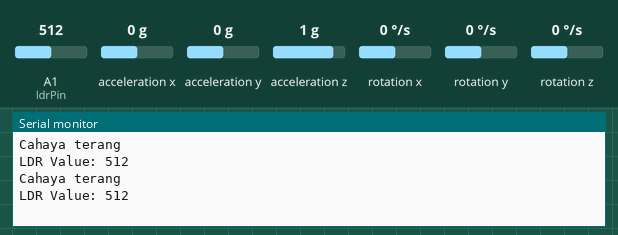
Recording of a sketch running on a simulated Arduino Uno, built with avr-gcc and run on an emulated ATmega328P. Shown: the last lines printed to the serial monitor. The inputs (shaded band) are chosen by the test bench; at power-on: rotation x 0 °/s, A1 (ldrPin) = 512, rotation y 0 °/s, acceleration x 0 g, acceleration y 0 g, acceleration z 1 g, rotation z 0 °/s.

Above: at 4.2 s.
4.3 s: rotation x set to -192 °/s
At 5.6 s:
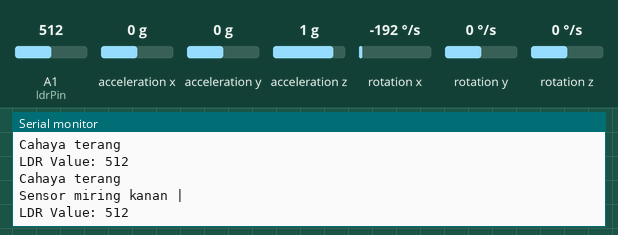
7.5 s: A1 (ldrPin) set to 490
At 8.8 s:
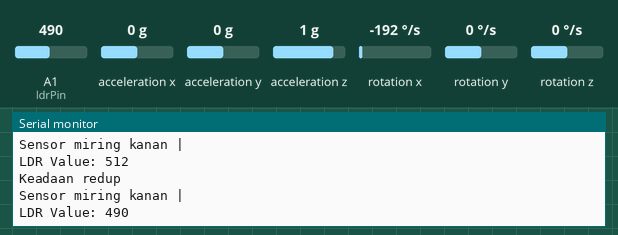
10.5 s: rotation x set to 100 °/s
At 11.8 s:
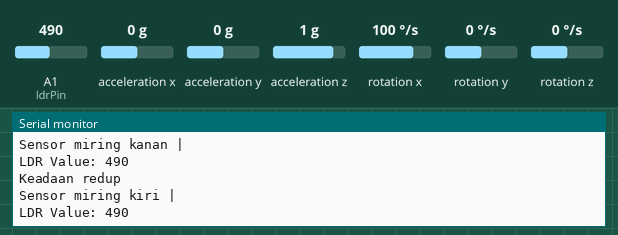
13.5 s: rotation y set to -192 °/s
At 14.7 s:
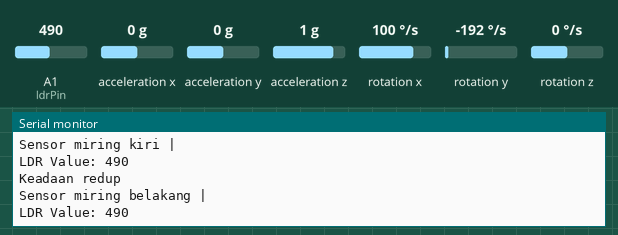
16.5 s: A1 (ldrPin) set to 40
At 17.9 s:
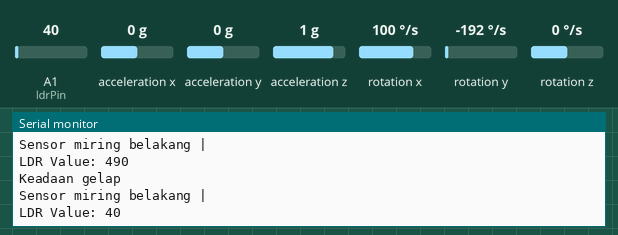
19.5 s: rotation y set to 192 °/s
At 20.9 s:
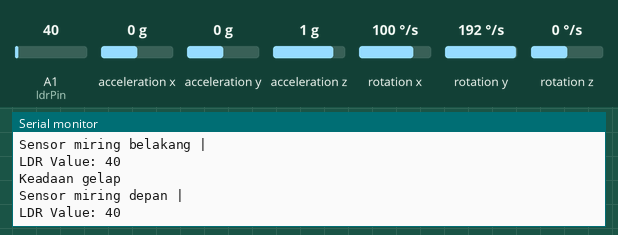
Timing chart, 0 to 22.5 s (numbered marks = the images above; inputs shaded):
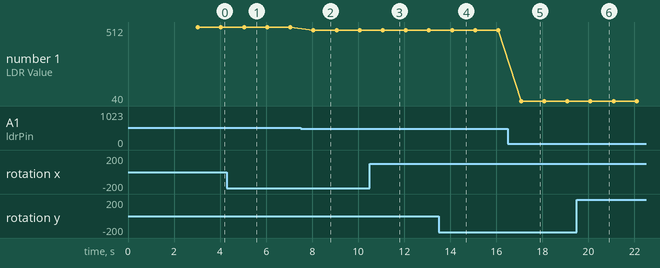

The sketch:

Kegiatan1.ino
```cpp
#include <Wire.h>
#include <MPU6050_tockn.h>

MPU6050 mpu6050(Wire);

const int ldrPin = 15;
const float threshold = 10.0;

void setup() {
  Serial.begin(9600);
  while (!Serial);
  Wire.begin();
  mpu6050.begin();
  mpu6050.calcGyroOffsets(true);

  pinMode(ldrPin, INPUT);
}

void loop() {
  mpu6050.update();

  int16_t gxNew = mpu6050.getGyroX();
  int16_t gyNew = mpu6050.getGyroY();
  int16_t gzNew = mpu6050.getGyroZ();

  float angleX = atan2(gxNew, sqrt(gyNew * gyNew + gzNew * gzNew)) * 180 / PI;
  float angleY = atan2(gyNew, sqrt(gxNew * gxNew + gzNew * gzNew)) * 180 / PI;

  int ldrValue = analogRead(ldrPin);

  // Kondisi untuk sensor LDR
  if (ldrValue >= 0 && ldrValue <= 50) {
    Serial.println("Keadaan gelap");
  } else if (ldrValue > 50 && ldrValue <= 500) {
    Serial.println("Keadaan redup");
  } else if (ldrValue > 500 && ldrValue <= 2000) {
    Serial.println("Cahaya terang");
  } else {
    Serial.println("Sangat terang");
  }

  // Kondisi untuk sensor MPU6050
  if (angleX > threshold) {
    // Sumbu x > 10, sensor miring "kiri"
    Serial.print("Sensor miring kiri | ");
  } else if (angleX < -threshold) {
    // Sumbu x < -10, sensor miring "kanan"
    Serial.print("Sensor miring kanan | ");
  } else if (angleY > threshold) {
    // Sumbu y > 10, sensor miring "depan"
    Serial.print("Sensor miring depan | ");
  } else if (angleY < -threshold) {
    // Sumbu y < -10, sensor miring "belakang"
    Serial.print("Sensor miring belakang | ");
  }

  // Menampilkan nilai sensor LDR
  Serial.print("\nLDR Value: ");
  Serial.println(ldrValue);

  delay(1000); // Delay 1 detik untuk memperlambat pembacaan data
}
```

Measured:
- after the input at 4.3 s, the serial monitor: prints a new line after 0.72 s (image 1)
- after the input at 7.5 s, the serial monitor: prints a new line after 0.52 s (image 2)
- after the input at 10.5 s, the serial monitor: prints a new line after 0.54 s (image 3)
- after the input at 13.5 s, the serial monitor: prints a new line after 0.55 s (image 4)
- after the input at 16.5 s, the serial monitor: prints a new line after 0.54 s (image 5)
- after the input at 19.5 s, the serial monitor: prints a new line after 0.57 s (image 6)
- plotted number 1: 512 → 490 after the input at 7.5 s, 490 → 40 after the input at 16.5 s
